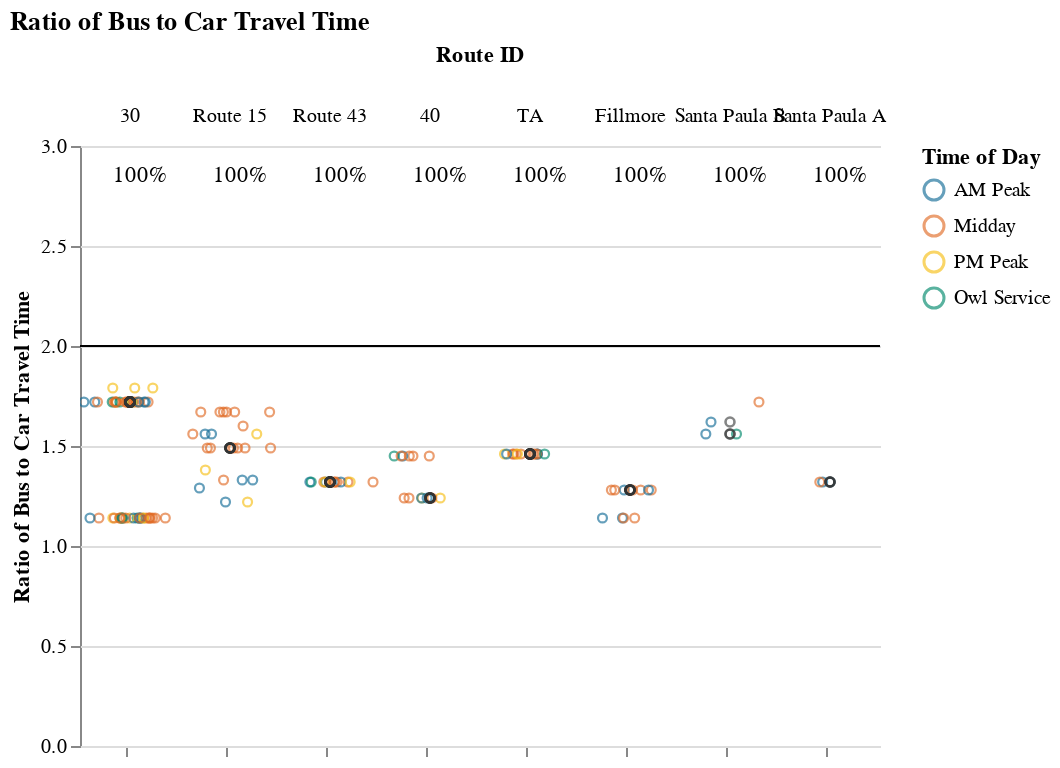
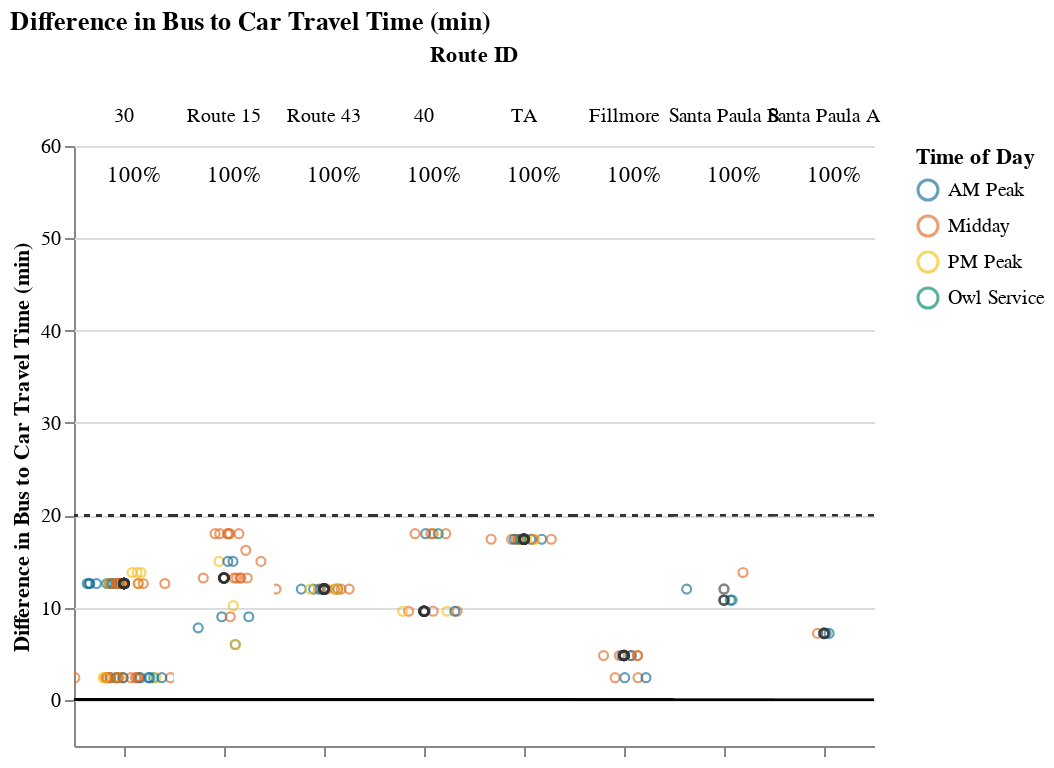

The notebook cell saved with these charts, in order:
### Markdown cell above
## Viable Competitive Routes
### Short Routes (< 1 hr)

### Code cell
route_group = "short"
try:
    display_charts_for_route_group(df, route_group)
except:
    print(no_display_statement)

### Figure 1 — Vega-Lite specification as saved in the notebook (floating-point values rounded to 4 significant figures; data arrays with more than 128 entries replaced by an {"elided": "..."} marker saying what was removed)
{"config": {"view": {"continuousWidth": 400, "continuousHeight": 300, "stroke": null}, "facet": {"spacing": 0}}, "data": {"name": "data-3a4147c5498d8e71bcf4b55e048022da"}, "facet": {"column": {"field": "route_id2", "sort": ["30", "Route 15", "Route 43", "40", "TA", "Fillmore", "Santa Paula B", "Santa Paula A"], "title": "Route ID", "type": "nominal"}}, "spec": {"layer": [{"mark": "rule", "encoding": {"color": {"value": "black"}, "y": {"field": "cutoff", "type": "quantitative"}}, "selection": {"selector001": {"type": "interval", "bind": "scales", "encodings": ["x", "y"]}}}, {"mark": {"type": "point", "opacity": 0.65, "size": 20, "strokeWidth": 1.1}, "encoding": {"color": {"field": "time_of_day", "scale": {"range": ["#136C97", "#E16B26", "#F6BF16", "#00896B", "#7790A3", "#5B559C"]}, "sort": ["AM Peak", "Midday", "PM Peak", "Owl Service"], "title": "Time of Day", "type": "nominal"}, "tooltip": [{"field": "route_id2", "title": "route_id", "type": "nominal"}, {"field": "route_name", "type": "nominal"}, {"field": "trip_id", "type": "nominal"}, {"field": "service_hours", "type": "quantitative"}, {"field": "car_duration_hours", "type": "quantitative"}, {"field": "bus_multiplier", "type": "quantitative"}, {"field": "bus_difference", "type": "quantitative"}, {"field": "num_trips", "type": "quantitative"}, {"field": "num_competitive", "type": "quantitative"}, {"field": "pct_trips_competitive", "type": "quantitative"}, {"field": "pct_below_cutoff", "type": "quantitative"}, {"field": "p25", "type": "quantitative"}, {"field": "p50", "type": "quantitative"}, {"field": "p75", "type": "quantitative"}], "x": {"axis": {"grid": false, "labels": false, "ticks": true, "values": [0]}, "field": "jitter", "scale": {}, "title": null, "type": "quantitative"}, "y": {"field": "bus_multiplier", "scale": {"domain": [0, 3.0]}, "title": "Ratio of Bus to Car Travel Time", "type": "quantitative"}}, "transform": [{"calculate": "sqrt(-2*log(random()))*cos(2*PI*random())", "as": "jitter"}], "width": 50}, {"layer": [{"mark": {"type": "point", "opacity": 0.6, "size": 20, "strokeWidth": 1.3}, "encoding": {"color": {"value": "#323434"}, "y": {"field": "bus_multiplier", "type": "quantitative"}}, "transform": [{"filter": "(datum.p50_trip === 1)"}]}, {"mark": {"type": "text", "align": "center", "baseline": "middle"}, "encoding": {"color": {"value": "black"}, "text": {"field": "pct_trips_competitive", "format": ".0%", "type": "quantitative"}, "tooltip": [{"field": "route_id2", "title": "route_id", "type": "nominal"}, {"field": "route_name", "type": "nominal"}, {"field": "trip_id", "type": "nominal"}, {"field": "service_hours", "type": "quantitative"}, {"field": "car_duration_hours", "type": "quantitative"}, {"field": "bus_multiplier", "type": "quantitative"}, {"field": "bus_difference", "type": "quantitative"}, {"field": "num_trips", "type": "quantitative"}, {"field": "num_competitive", "type": "quantitative"}, {"field": "pct_trips_competitive", "type": "quantitative"}, {"field": "pct_below_cutoff", "type": "quantitative"}, {"field": "p25", "type": "quantitative"}, {"field": "p50", "type": "quantitative"}, {"field": "p75", "type": "quantitative"}], "x": {"value": 30}, "y": {"value": 15}}, "transform": [{"calculate": "sqrt(-2*log(random()))*cos(2*PI*random())", "as": "jitter"}, {"filter": "(datum.fastest_trip === 1)"}]}]}]}, "resolve": {"scale": {"y": "shared"}}, "title": "Ratio of Bus to Car Travel Time", "$schema": "https://vega.github.io/schema/vega-lite/v4.17.0.json", "datasets": {"data-3a4147c5498d8e71bcf4b55e048022da": {"elided": "138 records"}}}

### Figure 2 — Vega-Lite specification as saved in the notebook (floating-point values rounded to 4 significant figures; data arrays with more than 128 entries replaced by an {"elided": "..."} marker saying what was removed)
{"config": {"view": {"continuousWidth": 400, "continuousHeight": 300, "stroke": null}, "facet": {"spacing": 0}}, "data": {"name": "data-0d7a2b0d25ed8b7986fe046d06692eda"}, "facet": {"column": {"field": "route_id2", "sort": ["30", "Route 15", "Route 43", "40", "TA", "Fillmore", "Santa Paula B", "Santa Paula A"], "title": "Route ID", "type": "nominal"}}, "spec": {"layer": [{"mark": "rule", "encoding": {"color": {"value": "black"}, "y": {"field": "cutoff", "type": "quantitative"}}, "selection": {"selector002": {"type": "interval", "bind": "scales", "encodings": ["x", "y"]}}}, {"mark": {"type": "rule", "strokeDash": [3, 3]}, "encoding": {"color": {"value": "#323434"}, "y": {"field": "cutoff2", "type": "quantitative"}}}, {"mark": {"type": "point", "opacity": 0.65, "size": 20, "strokeWidth": 1.1}, "encoding": {"color": {"field": "time_of_day", "scale": {"range": ["#136C97", "#E16B26", "#F6BF16", "#00896B", "#7790A3", "#5B559C"]}, "sort": ["AM Peak", "Midday", "PM Peak", "Owl Service"], "title": "Time of Day", "type": "nominal"}, "tooltip": [{"field": "route_id2", "title": "route_id", "type": "nominal"}, {"field": "route_name", "type": "nominal"}, {"field": "trip_id", "type": "nominal"}, {"field": "service_hours", "type": "quantitative"}, {"field": "car_duration_hours", "type": "quantitative"}, {"field": "bus_multiplier", "type": "quantitative"}, {"field": "bus_difference", "type": "quantitative"}, {"field": "num_trips", "type": "quantitative"}, {"field": "num_competitive", "type": "quantitative"}, {"field": "pct_trips_competitive", "type": "quantitative"}, {"field": "pct_below_cutoff", "type": "quantitative"}, {"field": "p25", "type": "quantitative"}, {"field": "p50", "type": "quantitative"}, {"field": "p75", "type": "quantitative"}], "x": {"axis": {"grid": false, "labels": false, "ticks": true, "values": [0]}, "field": "jitter", "scale": {}, "title": null, "type": "quantitative"}, "y": {"field": "bus_difference", "scale": {"domain": [-5, 59.4]}, "title": "Difference in Bus to Car Travel Time (min)", "type": "quantitative"}}, "transform": [{"calculate": "sqrt(-2*log(random()))*cos(2*PI*random())", "as": "jitter"}], "width": 50}, {"layer": [{"mark": {"type": "point", "opacity": 0.6, "size": 20, "strokeWidth": 1.3}, "encoding": {"color": {"value": "#323434"}, "y": {"field": "bus_difference", "type": "quantitative"}}, "transform": [{"filter": "(datum.p50_trip === 1)"}]}, {"mark": {"type": "text", "align": "center", "baseline": "middle"}, "encoding": {"color": {"value": "black"}, "text": {"field": "pct_trips_competitive", "format": ".0%", "type": "quantitative"}, "tooltip": [{"field": "route_id2", "title": "route_id", "type": "nominal"}, {"field": "route_name", "type": "nominal"}, {"field": "trip_id", "type": "nominal"}, {"field": "service_hours", "type": "quantitative"}, {"field": "car_duration_hours", "type": "quantitative"}, {"field": "bus_multiplier", "type": "quantitative"}, {"field": "bus_difference", "type": "quantitative"}, {"field": "num_trips", "type": "quantitative"}, {"field": "num_competitive", "type": "quantitative"}, {"field": "pct_trips_competitive", "type": "quantitative"}, {"field": "pct_below_cutoff", "type": "quantitative"}, {"field": "p25", "type": "quantitative"}, {"field": "p50", "type": "quantitative"}, {"field": "p75", "type": "quantitative"}], "x": {"value": 30}, "y": {"value": 15}}, "transform": [{"calculate": "sqrt(-2*log(random()))*cos(2*PI*random())", "as": "jitter"}, {"filter": "(datum.fastest_trip === 1)"}]}]}]}, "resolve": {"scale": {"y": "shared"}}, "title": "Difference in Bus to Car Travel Time (min)", "$schema": "https://vega.github.io/schema/vega-lite/v4.17.0.json", "datasets": {"data-0d7a2b0d25ed8b7986fe046d06692eda": {"elided": "138 records"}}}
